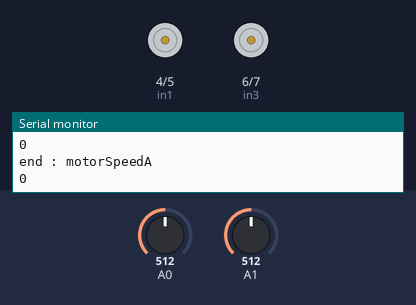
A sketch run on a simulated Arduino Uno, built with avr-gcc and run on an emulated ATmega328P. Parts: motor-driver pin pairs drawn as motors (green arrow = first pin HIGH = forward, orange = second pin HIGH = backward, longer = more drive, scaled by the enable pin), the last lines printed to the serial monitor. The inputs (shaded band) are chosen by the test bench; at power-on: A1 = 512, A0 = 512.

Above: at 1.8 s.
1.9 s: A1 set to 536
3.4 s: A1 set to 562
5.5 s: A0 set to 652
7.3 s: A0 set to 676
At 8.7 s:
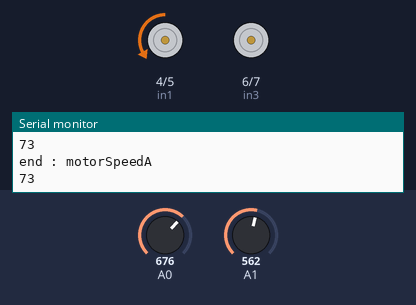
9.7 s: A1 set to 460
At 11.1 s:
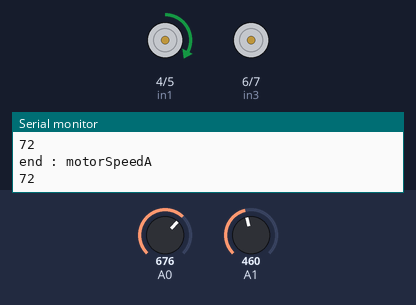
11.8 s: A0 set to 540
At 12.8 s:
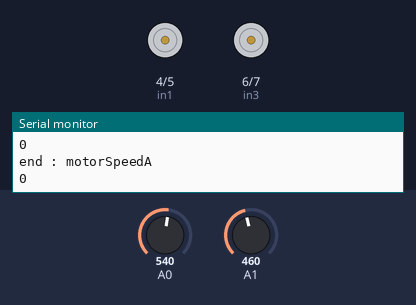
Timing chart, 0 to 14.8 s (numbered marks = the images above; inputs shaded):
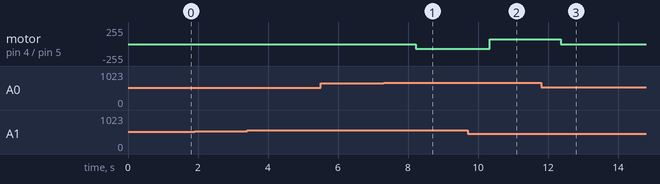

Measured:
- the behaviour switches between 668 and 669 on A0 (found by bisection; images 0 and 1)
- after the input at 7.3 s, motor on pin 4 (in1) / pin 5 (in2): stopped → backward 73/255 after 0.93 s
- after the input at 9.7 s, motor on pin 4 (in1) / pin 5 (in2): backward 73/255 → forward 72/255 after 0.63 s
- after the input at 11.8 s, motor on pin 4 (in1) / pin 5 (in2): forward 72/255 → stopped after 0.57 s

The sketch:

sheild.ino
```cpp
/*  Arduino DC Motor Control - PWM | H-Bridge | L298N
         Example 02 - Arduino Robot Car Control
    by Dejan Nedelkovski, www.HowToMechatronics.com
*/

#define enA 9
#define in1 4
#define in2 5
#define enB 10
#define in3 6
#define in4 7

int motorSpeedA = 0;
int motorSpeedB = 0;

void setup() {
  pinMode(enA, OUTPUT);
  pinMode(enB, OUTPUT);
  pinMode(in1, OUTPUT);
  pinMode(in2, OUTPUT);
  pinMode(in3, OUTPUT);
  pinMode(in4, OUTPUT);
  Serial.begin(9600);
}

void loop() {
  int xAxis = analogRead(A0);  // Read Joysticks X-axis
  int yAxis = analogRead(A1);  // Read Joysticks Y-axis
  Serial.println(xAxis);
  Serial.println(yAxis);

  // Y-axis used for forward and backward control
  if (yAxis < 470) {
   Serial.println("inside yAxis less than 470");
    // Set Motor A backward
    digitalWrite(in1, HIGH);
    digitalWrite(in2, LOW);
    // Set Motor B backward
    digitalWrite(in3, HIGH);
    digitalWrite(in4, LOW);
    // Convert the declining Y-axis readings for going backward from 470 to 0 into 0 to 255 value for the PWM signal for increasing the motor speed
    motorSpeedA = map(yAxis, 470, 0, 0, 255);
    motorSpeedB = map(yAxis, 470, 0, 0, 255);
  } else if (yAxis > 550) {
    Serial.println("inside greater than 550 yAxis");
    // Set Motor A forward
    digitalWrite(in1, LOW);
    digitalWrite(in2, HIGH);
    // Set Motor B forward
    digitalWrite(in3, LOW);
    digitalWrite(in4, HIGH);
    // Convert the increasing Y-axis readings for going forward from 550 to 1023 into 0 to 255 value for the PWM signal for increasing the motor speed
    motorSpeedA = map(yAxis, 550, 1023, 0, 255);
    Serial.println("motorSpeedA");
    Serial.println(motorSpeedA);
    motorSpeedB = map(yAxis, 550, 1023, 0, 255);
    Serial.println("motorSpeedB");
    Serial.println(motorSpeedB);
  }
  // If joystick stays in middle the motors are not moving
  else {
    motorSpeedA = 0;
    motorSpeedB = 0;
  }

  // X-axis used for left and right control
  if (xAxis < 470) {
    // Convert the declining X-axis readings from 470 to 0 into increasing 0 to 255 value
    int xMapped = map(xAxis, 470, 0, 0, 255);
    // Move to left - decrease left motor speed, increase right motor speed
    motorSpeedA = motorSpeedA - xMapped;
    motorSpeedB = motorSpeedB + xMapped;
    // Confine the range from 0 to 255
    if (motorSpeedA < 0) {
      motorSpeedA = 0;
    }
    if (motorSpeedB > 255) {
      motorSpeedB = 255;
    }
  }
  if (xAxis > 550) {
    // Convert the increasing X-axis readings from 550 to 1023 into 0 to 255 value
    int xMapped = map(xAxis, 550, 1023, 0, 255);
    // Move right - decrease right motor speed, increase left motor speed
    motorSpeedA = motorSpeedA + xMapped;
    motorSpeedB = motorSpeedB - xMapped;
    // Confine the range from 0 to 255
    if (motorSpeedA > 255) {
      motorSpeedA = 255;
    }
    if (motorSpeedB < 0) {
      motorSpeedB = 0;
    }
  }
  // Prevent buzzing at low speeds (Adjust according to your motors. My motors couldn't start moving if PWM value was below value of 70)
  if (motorSpeedA < 70) {
    motorSpeedA = 0;
  }
  if (motorSpeedB < 70) {
    motorSpeedB = 0;
  }
  analogWrite(enA, motorSpeedA);  // Send PWM signal to motor A
  Serial.println("end: motorSpeedA");
  Serial.println(motorSpeedA);
  analogWrite(enB, motorSpeedB);  // Send PWM signal to motor B
  Serial.println("end : motorSpeedA");
  Serial.println(motorSpeedA);
  delay(1000);
}
```
